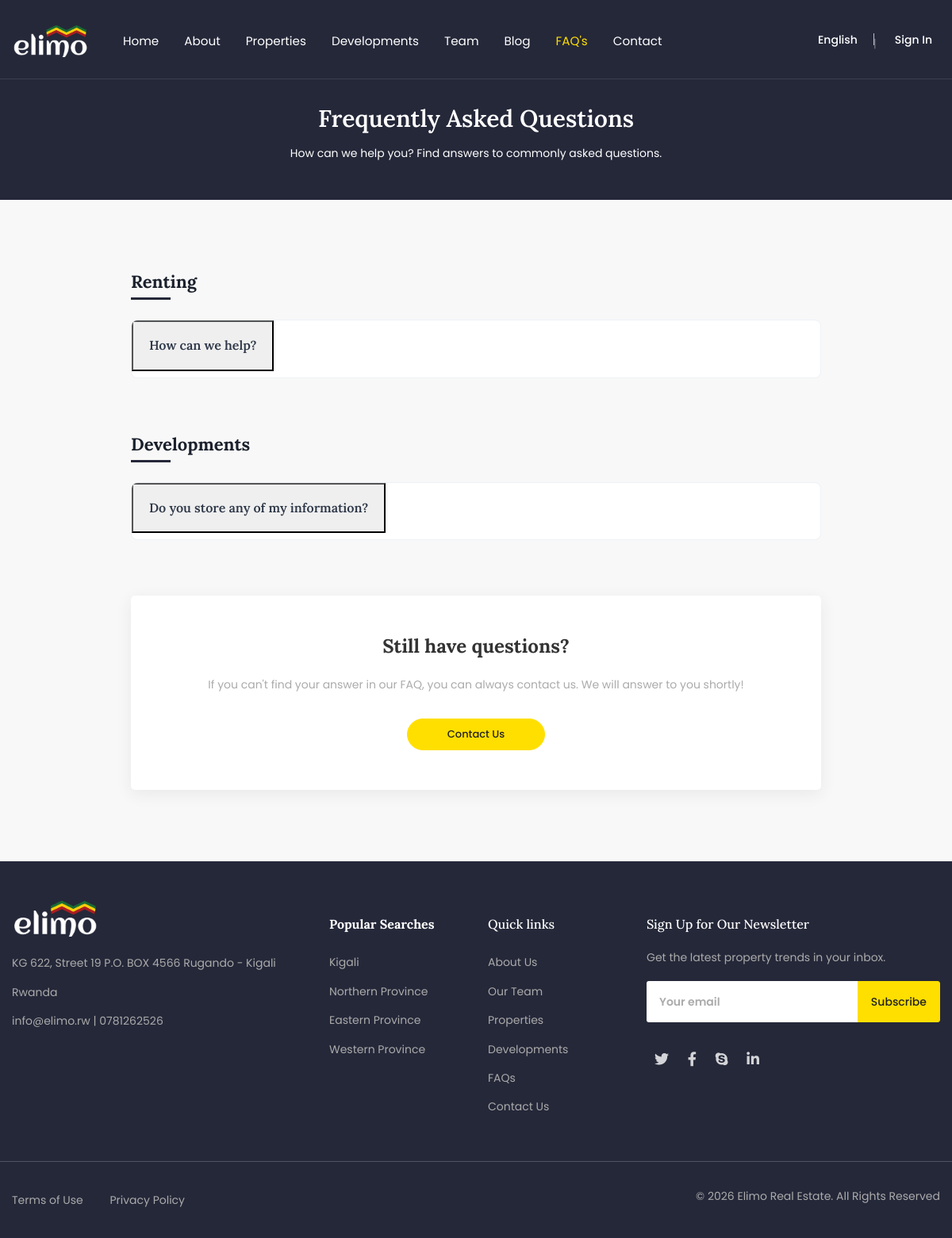
The app's page /faqs.php with its own data.
### tables this page shows
CREATE TABLE `faqs` (
  `id` int(11) NOT NULL,
  `question` varchar(255) NOT NULL,
  `answer` text NOT NULL,
  `category` enum('selling','renting','developments','general') DEFAULT 'general',
  `order_index` int(11) DEFAULT 0,
  `is_active` tinyint(1) DEFAULT 1,
  `created_at` timestamp NOT NULL DEFAULT current_timestamp(),
  `updated_at` timestamp NOT NULL DEFAULT current_timestamp() ON UPDATE current_timestamp()
);

### includes/database.php (called while the page is built, shortened)
<?php
try {
    $pdo = new PDO(
        "mysql:host=" . DB_HOST . ";dbname=" . DB_NAME . ";charset=utf8mb4",
        DB_USER,
        DB_PASS,
        [
            PDO::ATTR_ERRMODE => PDO::ERRMODE_EXCEPTION,
            PDO::ATTR_DEFAULT_FETCH_MODE => PDO::FETCH_ASSOC,
            PDO::ATTR_EMULATE_PREPARES => false,
        ]
    );
} catch (PDOException $e) {
    die("Database connection failed: " . $e->getMessage());
}
function execute_query($sql, $params = []) {
    global $pdo;
    try {
        $stmt = $pdo->prepare($sql);
        $stmt->execute($params);
        return $stmt;
    } catch (PDOException $e) {
        error_log("Database error: " . $e->getMessage());
        return false;
    }
}
?>

### faqs.php (the view, shortened to what this page needs)
<?php
$faqs = get_faqs();
$grouped_faqs = [];
foreach ($faqs as $faq) {
    $cat = !empty($faq['category']) ? ucfirst($faq['category']) : 'General';
    $grouped_faqs[$cat][] = $faq;
}
?>
<!doctype html>
<html lang="en">
  <head>
    <link rel="stylesheet" href="vendors/fontawesome-pro-5/css/all.css">
    <link rel="stylesheet" href="css/themes.css">
  </head>
  <body>
    <?php include 'header.php';  ?>
    <main id="content">
      <section class="pb-6 pt-6 pt-lg-14 page-title shadow bg-primary text-center">
        <div class="container pt-5">
          <h1 class="fs-30 lh-1 mb-0 text-white font-weight-600">Frequently Asked Questions</h1>
          <p class="text-white mt-3 opacity-08">How can we help you? Find answers to commonly asked questions.</p>
        </div>
      </section>
      <section class="py-12 bg-gray-01">
        <div class="container">
          <div class="row justify-content-center">
            <div class="col-lg-9">
              <?php if (!empty($grouped_faqs)): ?>
                <?php foreach ($grouped_faqs as $category => $category_faqs): ?>
                  <div class="mb-10">
                    <h3 class="faq-category-title fs-22"><?php echo htmlspecialchars($category); ?></h3>
                    <div class="accordion" id="accordion-<?php echo strtolower(str_replace(' ', '-', $category)); ?>">
                      <?php foreach ($category_faqs as $index => $faq): ?>
                        <div class="accordion-item bg-white">
                          <h2 class="accordion-header" id="heading-<?php echo $faq['id']; ?>">
                            <button class="accordion-button collapsed fs-16" type="button" data-toggle="collapse" data-target="#collapse-<?php echo $faq['id']; ?>" aria-expanded="false" aria-controls="collapse-<?php echo $faq['id']; ?>">
                              <?php echo htmlspecialchars($faq['question']); ?>
                            </button>
                          </h2>
                        </div>
                      <?php endforeach; ?>
                    </div>
                  </div>
                <?php endforeach; ?>
              <?php endif; ?>
              <div class="card border-0 shadow-sm mt-10 bg-white p-8 text-center">
                <h4 class="mb-4">Still have questions?</h4>
                <p class="text-muted mb-6">If you can't find your answer in our FAQ, you can always contact us. We will answer to you shortly!</p>
                <div>
                  <a href="contact-us.php" class="btn btn-primary px-8">Contact Us</a>
                </div>
              </div>
            </div>
          </div>
        </div>
      </section>
    </main>
    <?php include 'includes/footer.php'; ?>
  </body>
</html>

### faqs.php (style rules this page uses)
.accordion-item { border: 1px solid #edf2f7; margin-bottom: 10px; border-radius: 8px !important; overflow: hidden; }
.accordion-button { padding: 1.25rem; font-weight: 600; color: #2D3748; }
.faq-category-title { position: relative; padding-bottom: 10px; margin-bottom: 25px; font-weight: 700; color: #1a202c; }
.faq-category-title::after { content: ''; position: absolute; left: 0; bottom: 0; width: 50px; height: 3px; background: var(--primary); }

### records on screen
faqs: question "How can we help?"
faqs: question "Do you store any of my information?"

### other values on screen
$item['label'] "Home"
$item['label'] "About"
$item['label'] "Properties"
$item['label'] "Developments"
$item['label'] "Team"
$item['label'] "Blog"
$item['label'] "FAQ's"
$item['label'] "Contact"
$category "Renting"
$category "Developments"
get_setting('contact_email', 'info@elimo.rw') "info@elimo.rw"
get_setting('contact_phone', '+250-789-517-737') "0781262526"
get_setting('site_name', 'Elimo Real Estate') "Elimo Real Estate"
